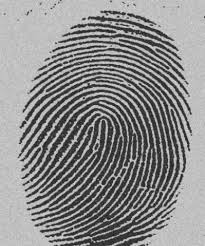
#> input picture lab 5/fingerprint.jpg, 205 x 246 px
$ jupyter execute --allow-errors a.ipynb   (older library calls are emulated)
#> lines starting #> are read from the running program, lines starting #| are printed output that depends on the picture; after the words box and inside, x2 and y2 are one past the last pixel; in counts of white or black regions, pixels touching at a corner belong together; long printed decimals are rounded
[cell 1]
import cv2
import matplotlib.pyplot as plt
import numpy as np

[cell 2]
import cv2
import matplotlib.pyplot as plt

image = cv2.imread('fingerprint.jpg', cv2.IMREAD_GRAYSCALE)
#> image is the input picture: shape (246, 205); min 6, max 234, mean 138.9

if image is None:
    print("Error: Image not found. Check the file path.")
else:
    fig = plt.figure(figsize=(15, 4))

    ax1 = fig.add_subplot(121)
    ax2 = fig.add_subplot(122)

    ax1.imshow(image, cmap='gray')
    ax1.set_title('Original Image')

    ax2.hist(image.ravel(), bins=256)
    ax2.set_title('Original Image Distribution')

    plt.show()
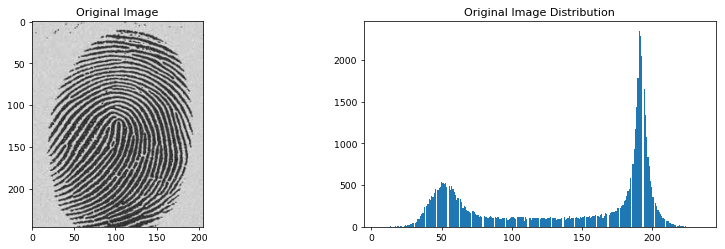
#> figure drawn by matplotlib, 2 panels; panel 2: tallest bar 2350 high, from x = 190.4 to 191.2

[cell 3]
import numpy as np

# Computing T Values until difference in T is smaller than T0
T = (np.max(image) + np.min(image)) / 2.0  # Initial estimate
#> T = 120
T0 = 0  # Stop when threshold no longer changes

while True:
    print(f"Thresholding Value: {T}")

    # Flatten image
    flat_image = image.ravel()

    # Split into two groups
    u1_pixels = flat_image[flat_image > T]
    u2_pixels = flat_image[flat_image <= T]

    # Stop if one group becomes empty
    if len(u1_pixels) == 0 or len(u2_pixels) == 0:
        break

    # Calculate means
    m1 = np.mean(u1_pixels)
    m2 = np.mean(u2_pixels)

    # Compute new threshold
    T_new = (m1 + m2) / 2.0

    # Check convergence
    if abs(T_new - T) <= T0:
        T = T_new
        break

    T = T_new
#> this loop made 4 passes
#> (m1, m2, T_new) on passes 1 to 4: (183.4, 64.24, 123.8), (184, 65.18, 124.6), (184.2, 65.46, 124.8), (184.2, 65.46, 124.8)
#| Thresholding Value: 120.0
#| Thresholding Value: 123.808
#| Thresholding Value: 124.582
#| Thresholding Value: 124.817

# Apply global threshold
global_thres = image > T
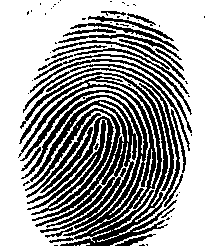
#> global_thres: shape (246, 205) bool; 61.9% white; 69 black regions (43 under 20 px), largest, box (x1, y1, x2, y2) and area: (18, 68, 180, 246) 11402, (27, 116, 114, 215) 1765, (23, 64, 190, 151) 598

[cell 4]
adaptive_thres = cv2.adaptiveThreshold(
    image,
    255,
    cv2.ADAPTIVE_THRESH_GAUSSIAN_C,
    cv2.THRESH_BINARY,
    11,
    2
)
#> adaptive_thres: shape (246, 205); 55.6% white; black in thin lines or dots

_, otsu_thres = cv2.threshold(
    image,
    0,
    255,
    cv2.THRESH_BINARY + cv2.THRESH_OTSU
)

fig = plt.figure(figsize=(12, 4))

ax1 = fig.add_subplot(131)
ax2 = fig.add_subplot(132)
ax3 = fig.add_subplot(133)

ax1.imshow(global_thres, cmap='gray')
ax1.set_title(f'Global Threshold (T={T:.2f})')
ax1.axis('off')

ax2.imshow(adaptive_thres, cmap='gray')
ax2.set_title('Adaptive Threshold')
ax2.axis('off')

ax3.imshow(otsu_thres, cmap='gray')
ax3.set_title('Otsu Threshold')
ax3.axis('off')

plt.tight_layout()
plt.show()

[cell 5]
# Adaptive Threshold
adaptive_thres = cv2.adaptiveThreshold(
    image,
    255,
    cv2.ADAPTIVE_THRESH_MEAN_C,
    cv2.THRESH_BINARY,
    11,
    2
)
#> adaptive_thres: shape (246, 205); 55.8% white; 414 black regions (316 under 20 px), largest, box (x1, y1, x2, y2) and area: (19, 90, 154, 243) 2613, (19, 67, 180, 241) 1898, (17, 76, 162, 209) 1811

[cell 6]
fig = plt.figure(figsize=(12,4))

ax1 = fig.add_subplot(131)
ax2 = fig.add_subplot(132)
ax3 = fig.add_subplot(133)

ax1.imshow(global_thres, cmap='gray')
ax1.set_title(f'Global Threshold (T={T:.2f})')

ax2.imshow(adaptive_thres, cmap='gray')
ax2.set_title('Adaptive Threshold')

ax3.imshow(otsu_thres, cmap='gray')
ax3.set_title('Otsu Threshold')

plt.tight_layout()
plt.show()

[cell 7]
import cv2
import matplotlib.pyplot as plt

image = cv2.imread('road.bmp', cv2.IMREAD_GRAYSCALE)
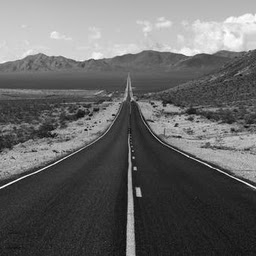
#> input picture lab 5/road.bmp, 256 x 256 px
#> image is the input picture: shape (256, 256); min 7, max 255, mean 101.7

image = cv2.GaussianBlur(image, (3, 3), 0)

plt.imshow(image, cmap='gray')
plt.title('Original Image After Gaussian Blurring')
plt.axis('off')
plt.show()

[cell 8]
import numpy as np
import cv2
import matplotlib.pyplot as plt

sobelX = cv2.Sobel(image, cv2.CV_8U, 1, 0, ksize=3).astype(np.uint64)
sobelY = cv2.Sobel(image, cv2.CV_8U, 0, 1, ksize=3).astype(np.uint64)
sobel = np.sqrt(np.power(sobelX, 2) + np.power(sobelY, 2)).astype(np.uint64)

fig = plt.figure(figsize=(12, 4))

ax1 = fig.add_subplot(131)
ax2 = fig.add_subplot(132)
ax3 = fig.add_subplot(133)

ax1.imshow(sobelX, cmap='gray')
ax1.set_title('Sobel Filter in X Direction')

ax2.imshow(sobelY, cmap='gray')
ax2.set_title('Sobel Filter in Y Direction')

ax3.imshow(sobel, cmap='gray')
ax3.set_title('Sobel Filter Combined X,Y')

plt.show()

[cell 9]
laplacian = cv2.Laplacian(image, cv2.CV_8U)
plt.imshow(laplacian, cmap='gray')
plt.title('Laplacian Edge Detection')
plt.show()

[cell 10]
THRESHOLD1 = 100
THRESHOLD2 = 200
canny = cv2.Canny(image, THRESHOLD1, THRESHOLD2)
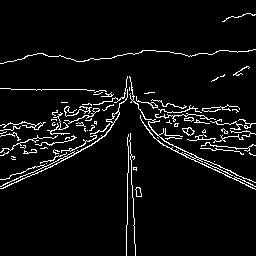
#> canny: shape (256, 256); 5.4% white in thin lines or dots
fig = plt.figure(figsize=(10, 4))
ax1 = fig.add_subplot(121)
ax2 = fig.add_subplot(122)
ax1.imshow(image, cmap='gray')
ax1.title.set_text('Gassian Blurred Image')
ax2.imshow(canny, cmap='gray')
ax2.title.set_text('Canny Edge Detection')

[cell 11]
import cv2
import numpy as np
import matplotlib.pyplot as plt
import os

# Load the image
image_path = "sudoku-original.jpg"   # Change this path if needed

if not os.path.exists(image_path):
    print("Error: Image file not found!")
else:
    image = cv2.imread(image_path)
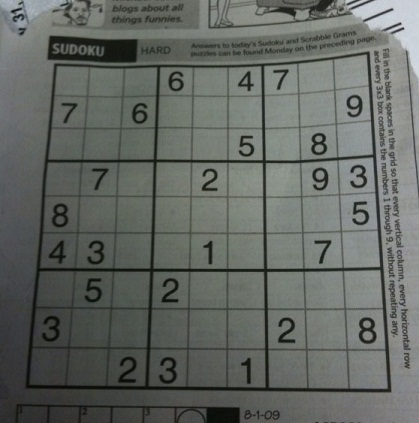
#> input picture lab 5/sudoku-original.jpg, 419 x 423 px
#> image is the input picture: shape (423, 419, 3); mean B, G, R 98.9, 103.6, 99.4

    # Convert to grayscale
    gray = cv2.cvtColor(image, cv2.COLOR_BGR2GRAY)

    # Detect edges
    edges = cv2.Canny(gray, 50, 150, apertureSize=3)
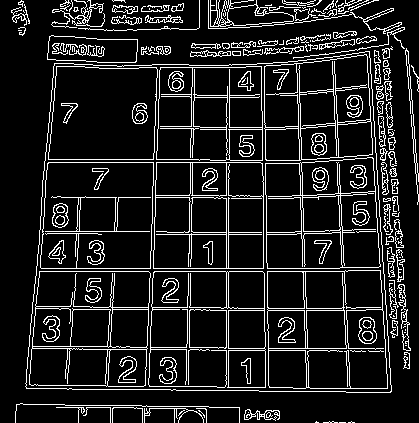
#> edges: shape (423, 419); 12% white in thin lines or dots

    # Detect Hough lines
    lines = cv2.HoughLines(edges, 1, np.pi/180, 200)
#> lines = 20 rows, first 8: [271, 1.57], [268, 1.57], [226, 0], [195, 0.0175], [162, 0.0349], [159, 0.0349], [-262, 3.12], [-293, 3.11]

    # Make a copy of the image for drawing
    output = image.copy()

    # Draw detected lines
    if lines is not None:
        for line in lines:
            rho, theta = line[0]
            a = np.cos(theta)
            b = np.sin(theta)

            x0 = a * rho
            y0 = b * rho

            x1 = int(x0 + 1000 * (-b))
            y1 = int(y0 + 1000 * (a))
            x2 = int(x0 - 1000 * (-b))
            y2 = int(y0 - 1000 * (a))

            cv2.line(output, (x1, y1), (x2, y2), (255, 0, 0), 2)
#> this loop made 20 passes
#> (rho, theta, a, b, x0, y0, x1, y1) on passes 1 to 12: (271, 1.57, -4.37e-08, 1, -1.18e-05, 271, -1000, 270), (268, 1.57, -4.37e-08, 1, -1.17e-05, 268, -1000, 267), (226, 0, 1, 0, 226, 0, 226, 1000), (195, 0.0175, 1, 0.0175, 195, 3.4, 177, 1003), (162, 0.0349, 0.999, 0.0349, 161.9, 5.65, 127, 1005), (159, 0.0349, 0.999, 0.0349, 158.9, 5.55, 124, 1004), (-262, 3.12, -1, 0.0175, 262, -4.57, 244, -1004), (-293, 3.11, -0.999, 0.0349, 292.8, -10.23, 257, -1009), (193, 0.0175, 1, 0.0175, 193, 3.37, 175, 1003), (228, 0, 1, 0, 228, 0, 228, 1000), (162, 1.57, -4.37e-08, 1, -7.08e-06, 162, -1000, 161), (62, 0.0873, 0.996, 0.0872, 61.76, 5.4, -25, 1001)
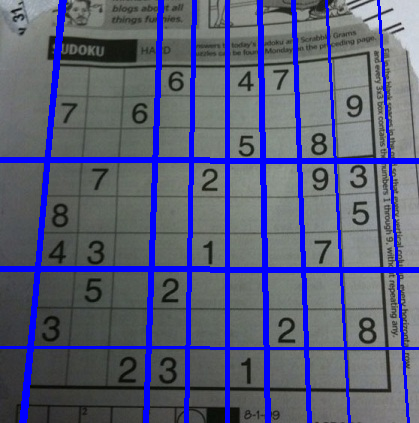
#> output: shape (423, 419, 3); 12.66% of pixels changed, all inside (x1, y1, x2, y2) = (0, 0, 419, 423)
    else:
        print("No lines detected.")

    # Display images
    plt.figure(figsize=(12, 5))

    plt.subplot(1, 2, 1)
    plt.imshow(cv2.cvtColor(image, cv2.COLOR_BGR2RGB))
    plt.title("Original Image")
    plt.axis("off")

    plt.subplot(1, 2, 2)
    plt.imshow(cv2.cvtColor(output, cv2.COLOR_BGR2RGB))
    plt.title("Hough Lines on Original Image")
    plt.axis("off")

    plt.show()
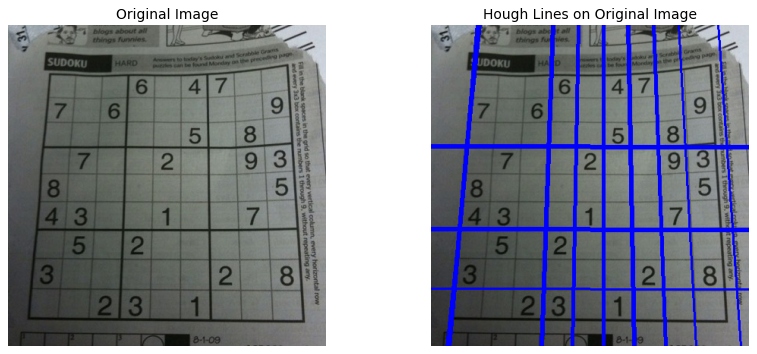
#> figure drawn by matplotlib, 2 panels

[cell 12]
import cv2
import numpy as np
import matplotlib.pyplot as plt

image = cv2.imread('turbine.jpg', cv2.IMREAD_GRAYSCALE)
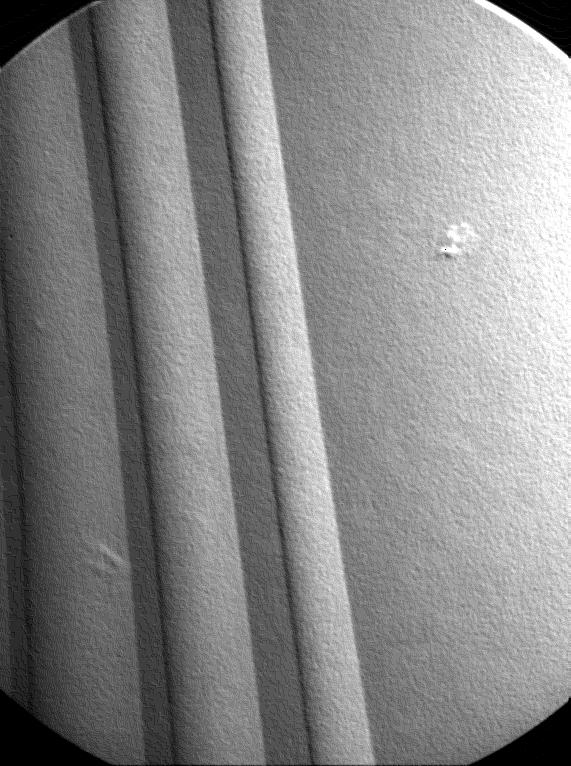
#> input picture lab 5/turbine.jpg, 571 x 766 px
#> image is the input picture: shape (766, 571); min 0, max 255, mean 134.3

if image is None:
    print("Error: turbine.jpg not found.")
else:
    point_detection_mask = np.array([
        [-1, -1, -1],
        [-1,  8, -1],
        [-1, -1, -1]
    ], dtype=np.float32)

    filtered = cv2.filter2D(image, -1, point_detection_mask)
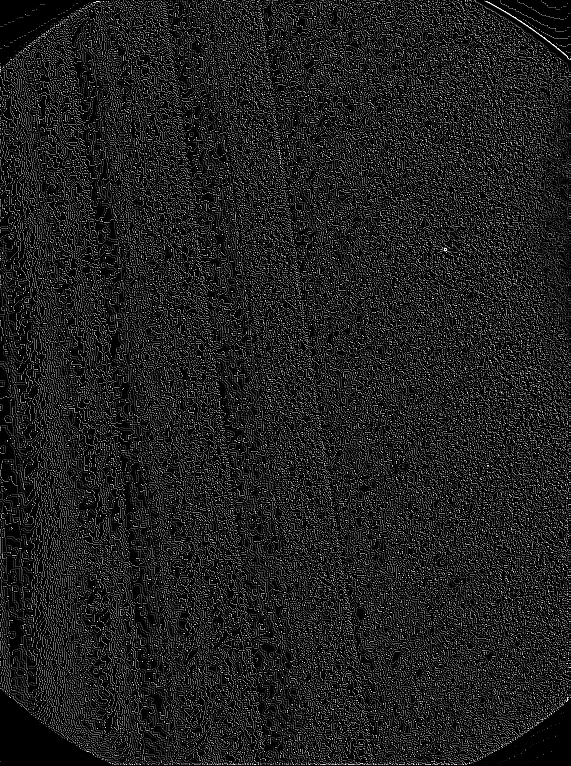
#> filtered: shape (766, 571); min 0, max 255, mean 31.3

    plt.figure(figsize=(10,5))

    plt.subplot(1,2,1)
    plt.imshow(image, cmap='gray')
    plt.title("Original Image")
    plt.axis('off')

    plt.subplot(1,2,2)
    plt.imshow(filtered, cmap='gray')
    plt.title("Point Detection")
    plt.axis('off')

    plt.show()
